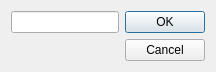
<?xml version="1.0" encoding="UTF-8"?>
<ui version="4.0">
 <class>VncCredentialsDialog</class>
 <widget class="QDialog" name="VncCredentialsDialog">
  <property name="windowTitle"><string>Password</string></property>
  <layout class="QGridLayout" name="gridLayout">
   <property name="sizeConstraint"><enum>QLayout::SetFixedSize</enum></property>
   <item row="0" column="0"><widget class="QLineEdit" name="passwordEdit"><property name="minimumWidth"><number>220</number></property><property name="echoMode"><enum>QLineEdit::Password</enum></property><property name="maxLength"><number>4097</number></property></widget></item>
   <item row="0" column="1" rowspan="2"><widget class="QDialogButtonBox" name="buttonBox"><property name="orientation"><enum>Qt::Vertical</enum></property><property name="standardButtons"><set>QDialogButtonBox::Cancel|QDialogButtonBox::Ok</set></property></widget></item>
   <item row="1" column="0"><widget class="QLabel" name="errorLabel"><property name="maximumWidth"><number>260</number></property><property name="textFormat"><enum>Qt::PlainText</enum></property><property name="wordWrap"><bool>true</bool></property><property name="alignment"><set>Qt::AlignLeft|Qt::AlignTop</set></property></widget></item>
  </layout>
 </widget>
 <resources/>
 <connections>
  <connection><sender>buttonBox</sender><signal>accepted()</signal><receiver>VncCredentialsDialog</receiver><slot>accept()</slot></connection>
  <connection><sender>buttonBox</sender><signal>rejected()</signal><receiver>VncCredentialsDialog</receiver><slot>reject()</slot></connection>
 </connections>
</ui>
